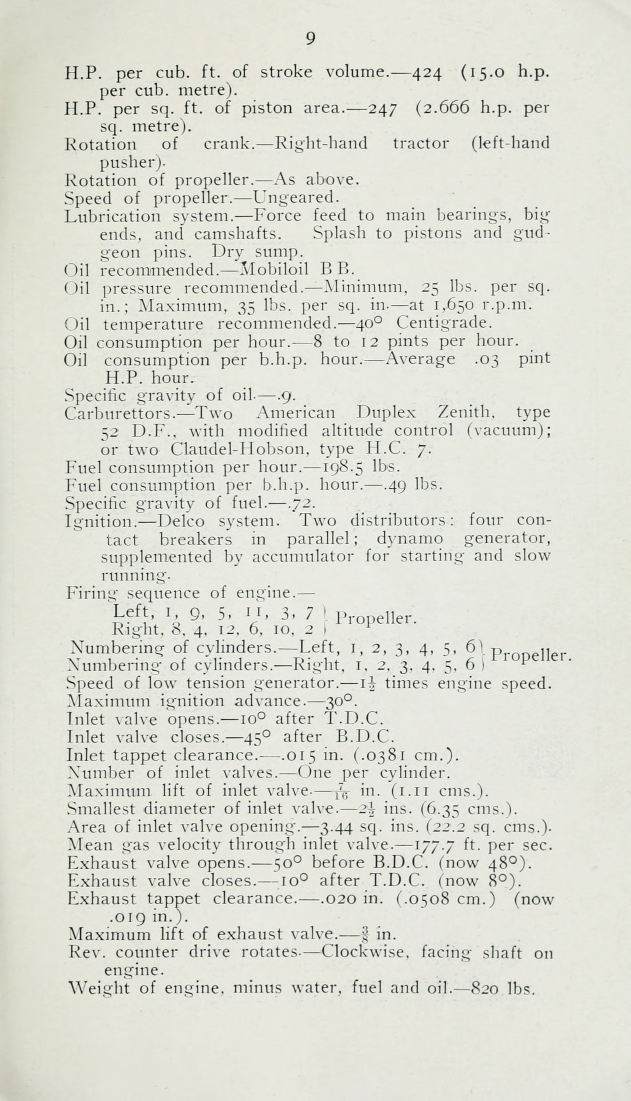
#> input picture references/1918-09_12_Cylinder_Liberty_Aero_Engine/Liberty_Project/sources/liberty12cylinde00grea_0011.jp2, 1893 x 3303 px, given in place of liberty12cylinde00grea_0004.jp2, which was not available (shown at 1/3 size)
$ python prepare_artwork.py
#> lines starting #> are read from the running program, lines starting #| are printed output that depends on the picture; pictures that were not available may be replaced by others from this repository, and a replacement may not be noted
#> further down, im is the input picture: PIL image 1893x3303 RGB; mean R, G, B 221.2, 222, 212.1
"""Source-pixel crops and conservative tonal cleanup. No drawing geometry is warped."""
from pathlib import Path
import json,hashlib,shutil,io
import numpy as np
from PIL import Image
from fontTools.ttLib import TTFont
ROOT=Path(__file__).resolve().parents[1]
FIGURES=[
 (1,4,[138,230,1755,2815],'tone'),(2,12,[70,715,1850,2380],'tone'),
 (3,13,[510,1040,1320,2760],'line'),(4,14,[455,1380,1580,2080],'tone'),
 (5,15,[640,1110,1140,2210],'tone'),(6,16,[605,415,1380,2435],'line'),
 (7,17,[365,943,1440,2225],'line'),(8,18,[185,610,1830,1620],'tone'),
 (9,18,[550,1850,1430,2830],'tone'),(10,19,[165,398,1670,1385],'tone'),
 (11,20,[704,350,1295,725],'line'),(12,20,[315,1690,1710,2180],'line')]
def background(a):
 h,w=a.shape;pts=[]
#> after `h, w = a.shape`: h = 3303; w = 1893
 for y in range(0,h,100):
  for x in range(0,w,100):
   t=a[y:y+100,x:x+100];pts.append([(x+t.shape[1]/2)/w,(y+t.shape[0]/2)/h,float(np.percentile(t,90))])
#> after the loop, pts = 646 items, first 6: [0.0264, 0.0151, 215], [0.0792, 0.0151, 215], [0.132, 0.0151, 219], [0.185, 0.0151, 224], [0.238, 0.0151, 226], [0.291, 0.0151, 227]
 x,y,z=np.array(pts).T;A=np.array([x*0+1,x,y,x*x,x*y,y*y]).T;keep=z>np.percentile(z,35)
#> after `x, y, z = np.array(pts).T`: x = 646 values, max 0.975 at index 18, min 0.0264 at index 0, mean 0.502; y = 646 values from 0.0151 to 1; z = 646 values, max 239 at index 309, min 208 at index 627, mean 231.8
#> after `A = np.array([x * 0 + 1, x, y, x * x, x * y, y * y]).T`: A = 646 rows, first 6: [1, 0.0264, 0.0151, 0.000698, 0.0004, 0.000229], [1, 0.0792, 0.0151, 0.00628, 0.0012, 0.000229], [1, 0.132, 0.0151, 0.0174, 0.002, 0.000229], [1, 0.185, 0.0151, 0.0342, 0.0028, 0.000229], [1, 0.238, 0.0151, 0.0565, 0.0036, 0.000229], [1, 0.291, 0.0151, 0.0844, 0.0044, 0.000229]
 for _ in range(4):
  c=np.linalg.lstsq(A[keep],z[keep],rcond=None)[0];r=z-A@c;keep=(r>-12)&(r<16)&(z>160)
#> this loop made 4 passes
#> c on passes 1 to 4: [227.9, 17.27, 20.23, -18.94, -2.46, -20.15], [221.1, 34.54, 26.54, -30.99, -2.52, -25.94], [219.4, 38.29, 29.89, -33.4, -3.99, -28.22], [219.4, 38.29, 29.89, -33.4, -3.99, -28.22]
 yy,xx=np.mgrid[:h,:w];xx=xx/w;yy=yy/h
#> after `yy, xx = np.mgrid[:h, :w]`:
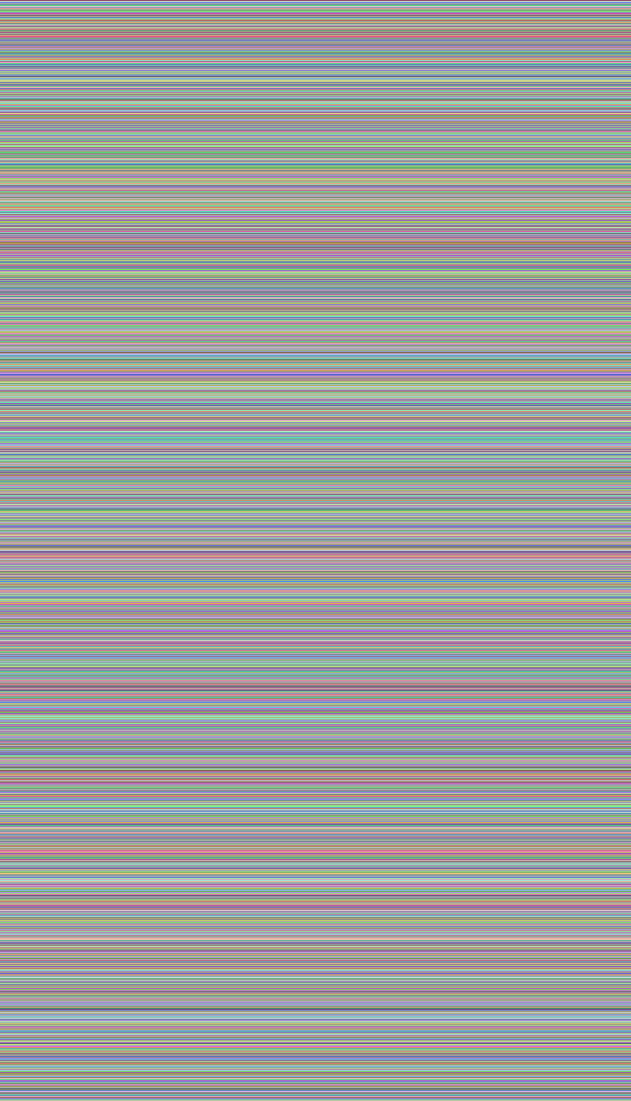
#> yy: shape (3303, 1893) int64 (shown at 1/3 size); 3303 distinct labels, from 0 to 3302; one colour per label, 0 black
#> after `yy, xx = np.mgrid[:h, :w]`:
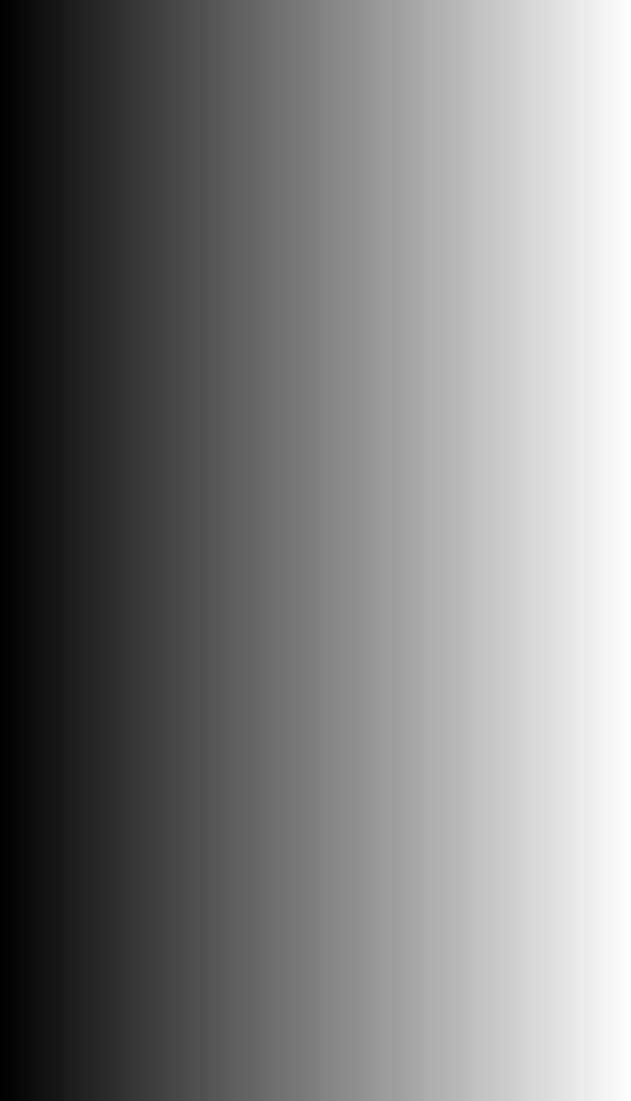
#> xx: shape (3303, 1893) int64 (shown at 1/3 size); min 0, max 1892, mean 946; drawn with min black and max white
#> after `yy = yy / h`:
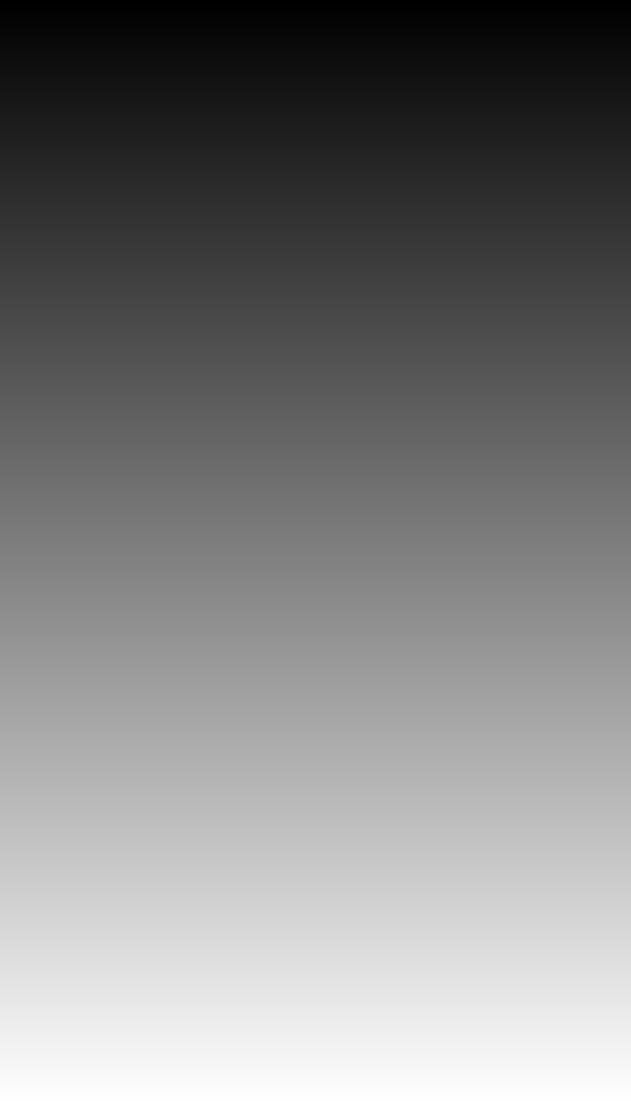
#> yy: shape (3303, 1893) float64 (shown at 1/3 size); min 0, max 1, mean 0.5
 return np.clip(c[0]+c[1]*xx+c[2]*yy+c[3]*xx*xx+c[4]*xx*yy+c[5]*yy*yy,165,255)
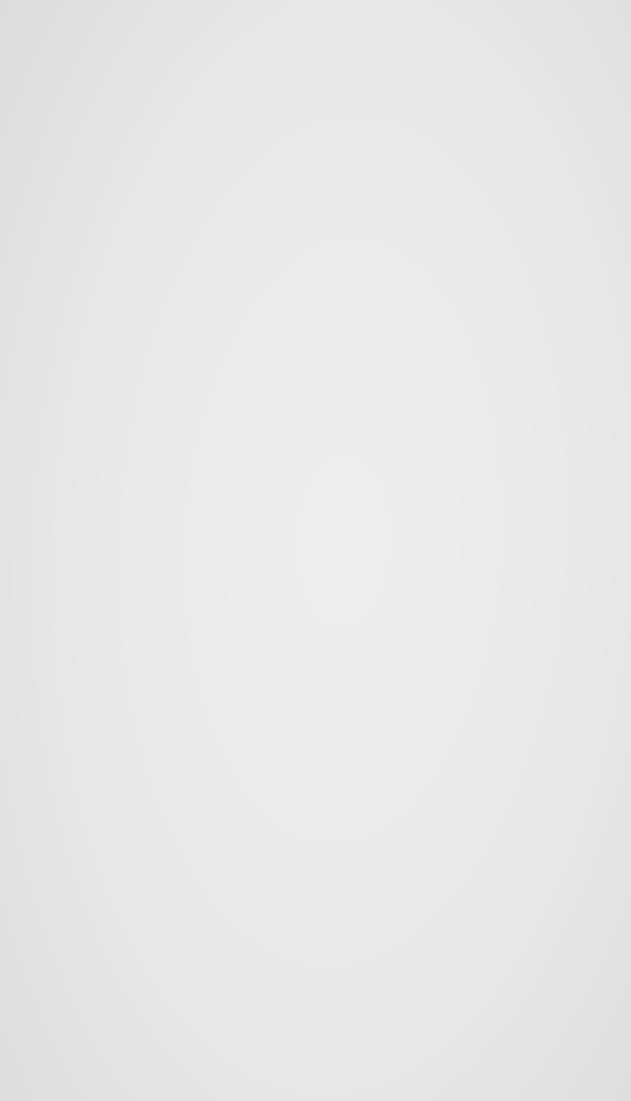
#> returned value: shape (3303, 1893) float64 (shown at 1/3 size); min 219.4, max 237.2, mean 232
records=[]
for number,leaf,box,kind in FIGURES:
 f=ROOT/'sources'/f'liberty12cylinde00grea_{leaf:04}.jp2';im=Image.open(f).convert('RGB')
 a=np.array(im.convert('L'),dtype=float);bg=background(a);white=246 if kind=='tone' else 224
 clean=np.clip((a/bg*255)*255/white,0,255).astype('uint8')
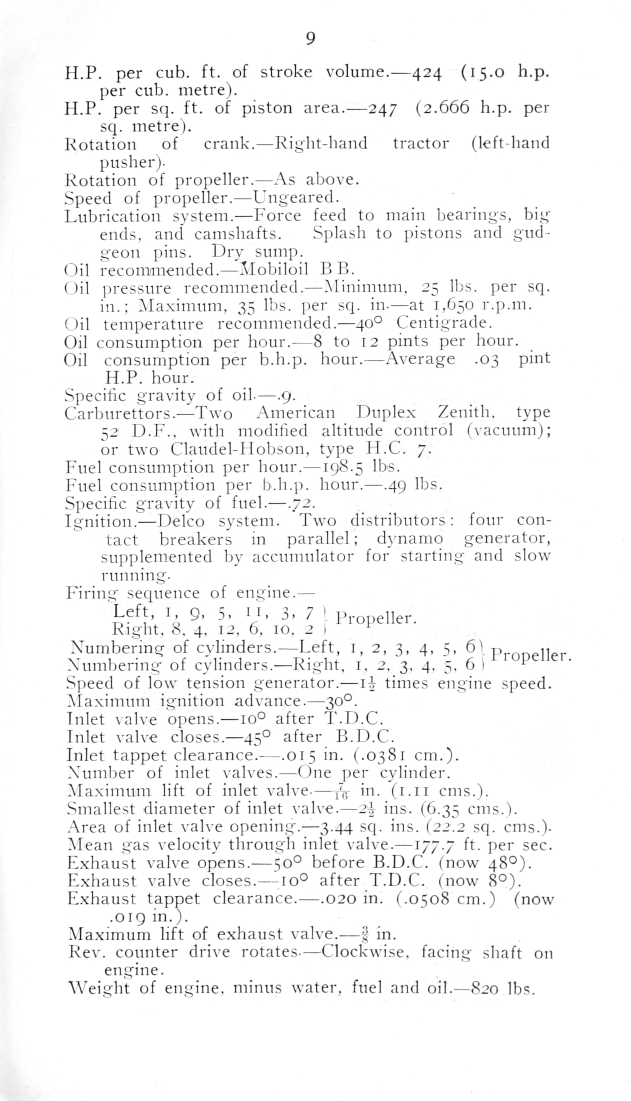
#> clean: shape (3303, 1893) (shown at 1/3 size); min 0, max 255, mean 245.5
 original=im.crop(box);out=Image.fromarray(clean).crop(box)
#> after `original = im.crop(box)`:
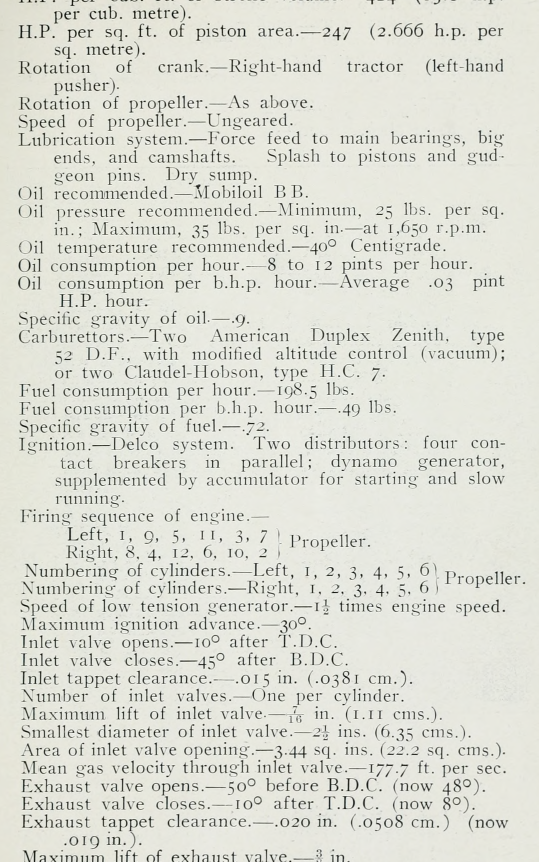
#> original: PIL image 1617x2585 RGB (shown at 1/3 size); mean R, G, B 219.3, 220.4, 211.3
#> after `out = Image.fromarray(clean).crop(box)`:
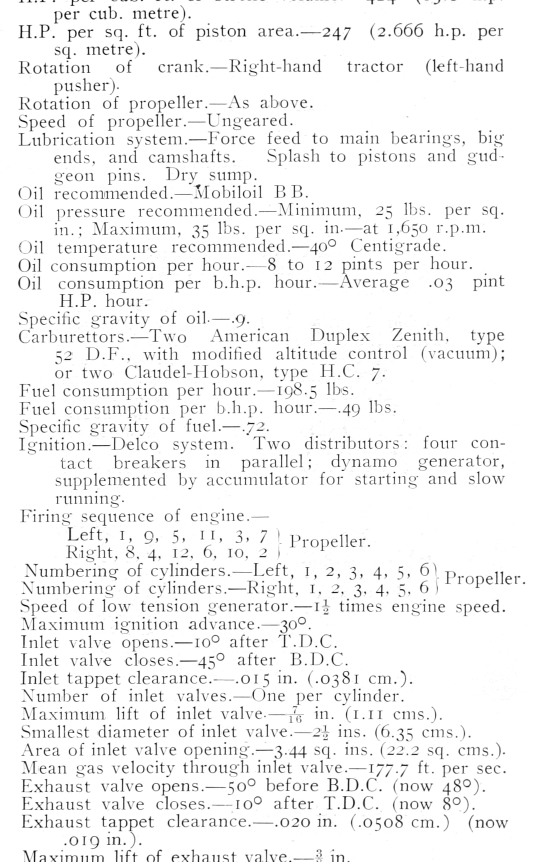
#> out: PIL image 1617x2585 L (shown at 1/3 size); min 0, max 255, mean 242.3
 asset=f'figure_{number:03}.png'
 for img,dest in [(out,ROOT/'assets'/asset),(original,ROOT/'assets'/f'figure_{number:03}_original.png')]:
  buf=io.BytesIO();img.save(buf,format='PNG',dpi=(344,344));dest.write_bytes(buf.getvalue());Image.open(dest).load()
 records.append(dict(figure=number,leaf=leaf,asset=asset,crop=box,kind=kind,method='robust quadratic paper normalization',white_point=white,geometry='unchanged; no rotation, shear or nonlinear warp',pixels=list(out.size),sha256=hashlib.sha256((ROOT/'assets'/asset).read_bytes()).hexdigest()))
#> pass 2 of the loop `for number,leaf,box,kind in FIGURES:`:
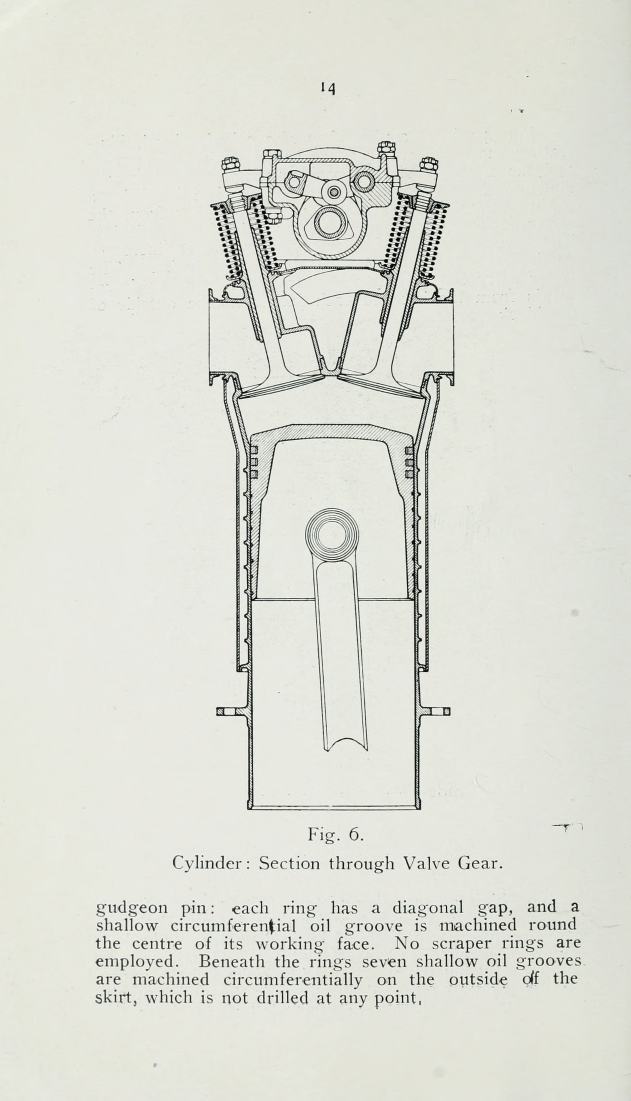
#> input picture references/1918-09_12_Cylinder_Liberty_Aero_Engine/Liberty_Project/sources/liberty12cylinde00grea_0016.jp2, 1893 x 3303 px, given in place of liberty12cylinde00grea_0012.jp2, which was not available (shown at 1/3 size)
#> im is the input picture: PIL image 1893x3303 RGB; mean R, G, B 221.7, 223.1, 214.4
#> the loop in background (call 2), `for _ in range(4):` made 4 passes
#> c on passes 1 to 4: [230.1, 15.38, 3.33, -16.08, -4, -2.19], [227.3, 17, 18.23, -26.82, 3.37, -18.71], [227.3, 17, 18.23, -26.82, 3.37, -18.71], [227.3, 17, 18.23, -26.82, 3.37, -18.71]
#> `original = im.crop(box)`:
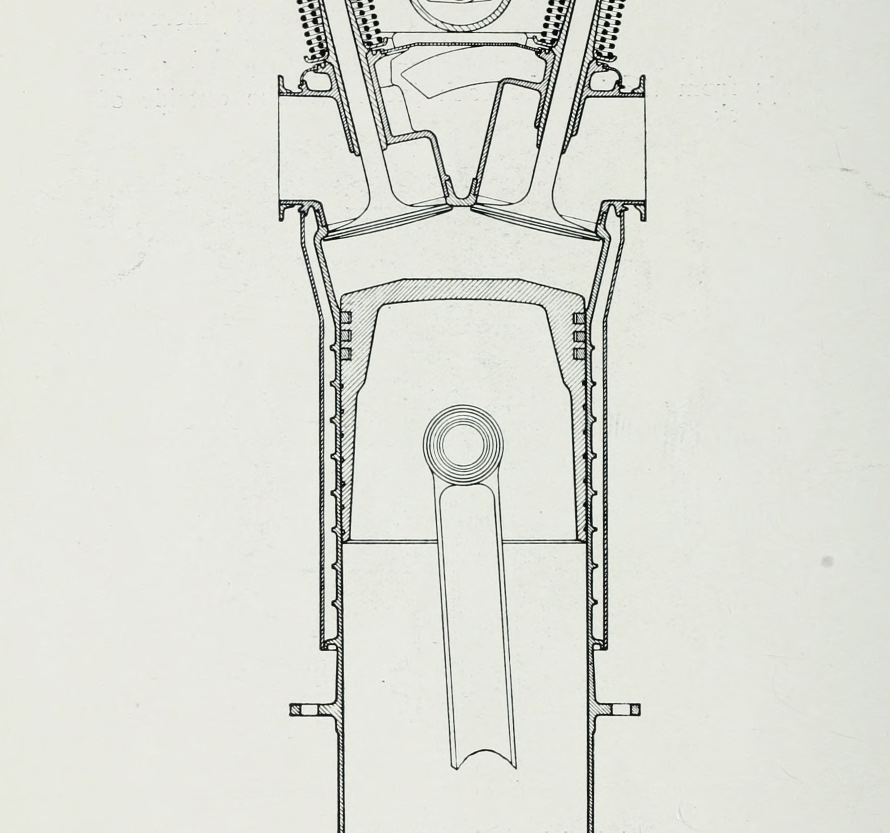
#> original: PIL image 1780x1665 RGB (shown at 1/2 size); mean R, G, B 221.6, 223.2, 215.2
#> `out = Image.fromarray(clean).crop(box)`:
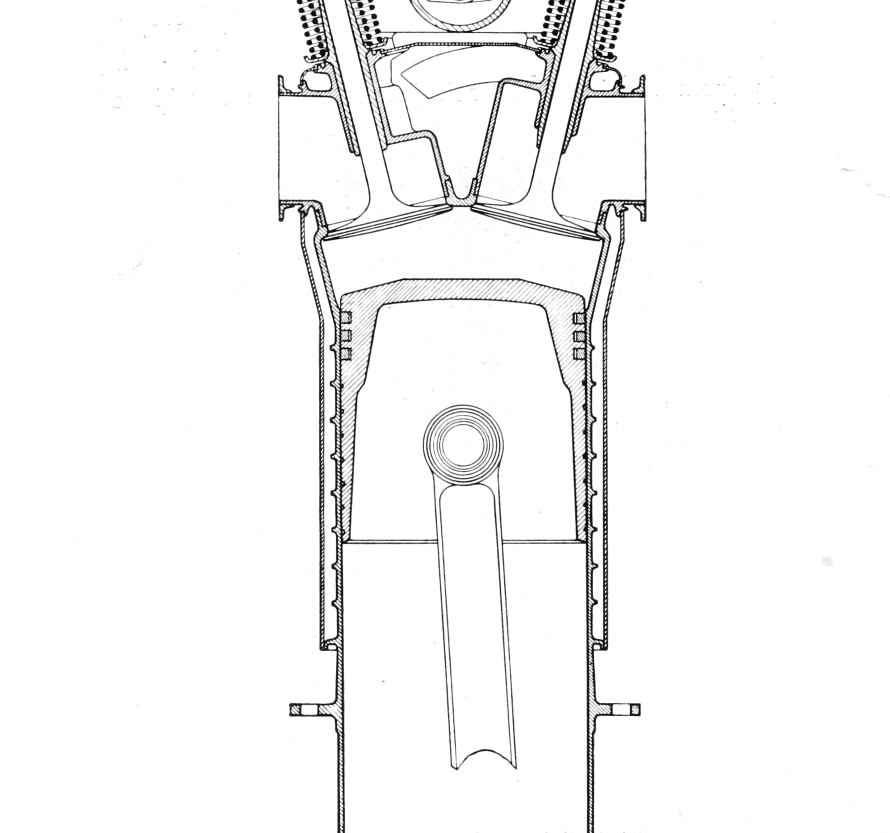
#> out: PIL image 1780x1665 L (shown at 1/2 size); min 0, max 255, mean 246.2
#> (the run stopped early here; a loop or call above may not have finished)
